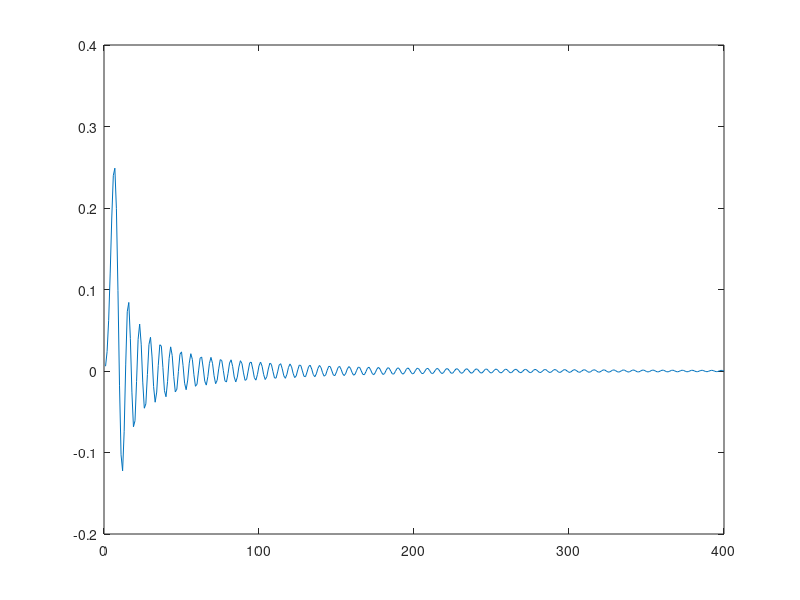

This chart was generated by the following MATLAB code:
% coefficients for filter
Num = [0.00585700211848685,-0.0101050645904296,0.0248390445383391,-0.0228929830964889,0.0346732733671082,-0.0238512859600107,0.0346732733671082,-0.0228929830964889,0.0248390445383391,-0.0101050645904296,0.00585700211848685];
Den = [1,-5.81770676287660,17.4269969697500,-33.9484051722572,47.0576123759448,-48.0956541934415,36.5797794473643,-20.4099537116018,8.00548424863840,-2.00036903049939,0.244059567466600];


% plot filter in time domain
x = zeros(400,1);
x(1) = 1; % Kronecker delta input
y = filter(Num,Den,x);
plot(y)
% save_fig('h-impulse-response.pdf',gcf)
% 
% % plot magnitude response of filter (frequency domain)
% [H,W] = freqz(Num,Den);
% plot(W/(2*pi),20*log10(abs(H)));
% ylim([-85 5]);
% xlim([0 0.5]);
% title("Magnitude Response (dB)")
% xlabel("Frequency")
% ylabel("Magnitude (dB)")
% save_fig('H-mag-response.pdf',gcf)
% 
% 
% % plot frequency response of filter
% [H,W] = freqz(Num,Den);
% plot(W/(2*pi),unwrap(angle(H)));
% title("Phase Response")
% xlabel("Frequency")
% ylabel("Phase (radians)")
% save_fig('H-phse-response.pdf',gcf)




